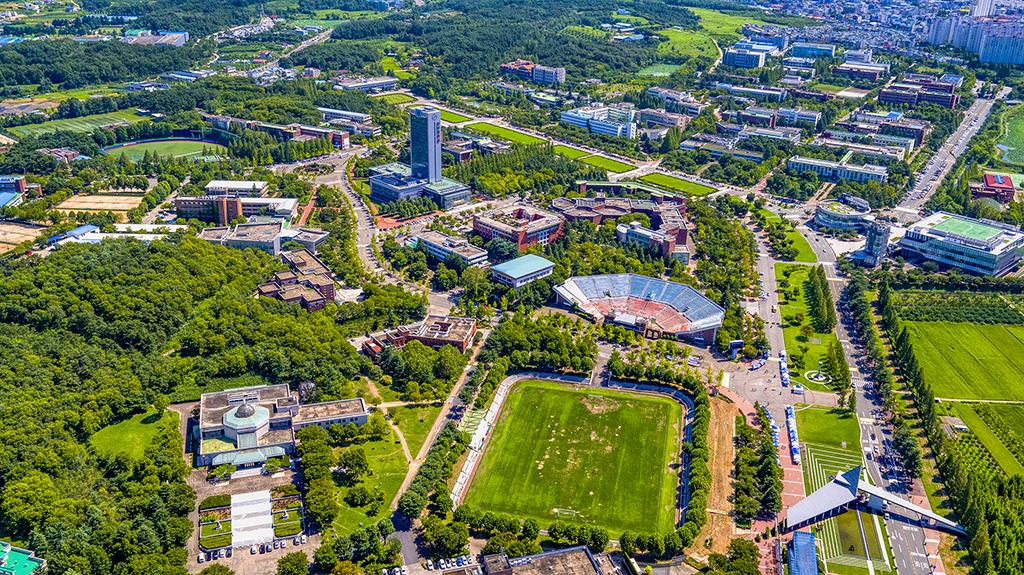
#> input picture 과제3/yu.jpg, 1024 x 575 px
$ python HW3_FeaturePlayer.py
#> lines starting #> are read from the running program, lines starting #| are printed output that depends on the picture
import sys
import numpy as np
import cv2

# 기준 영상 불러오기
src = cv2.imread('yu.jpg', cv2.IMREAD_GRAYSCALE)
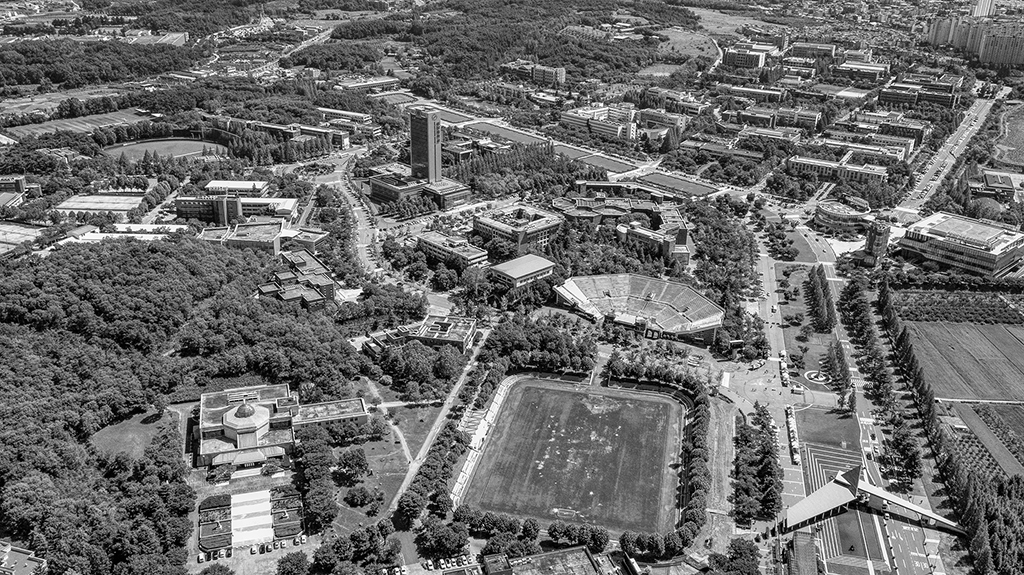
#> src: shape (575, 1024); min 0, max 255, mean 107.8

if src is None:
    print('Image load failed!')
    sys.exit()

# 카메라 장치 열기
cap1 = cv2.VideoCapture(0)

if not cap1.isOpened():
    print('Camera open failed!')
    sys.exit()

# 카메라 프레임 화면에 출력할 동영상 파일 열기
cap2 = cv2.VideoCapture('yu.mp4')

if not cap2.isOpened():
    print('Video load failed!')
    sys.exit()

# TODO: 특징점 알고리즘 객체 생성
detector = cv2.ORB_create()

# 기준 영상에서 특징점 검출 및 기술자 생성
kp1, desc1 = detector.detectAndCompute(src, None)
#> kp1 = 500 keypoints; strongest (x, y, size): (867, 209, 31), (886, 514, 31), (788, 526, 31), (884, 501, 31)

# TODO: 사용하는 매칭 객체 생성
matcher = cv2.BFMatcher(cv2.NORM_HAMMING, crossCheck=True)

while True:
    ret1, frame1 = cap1.read()
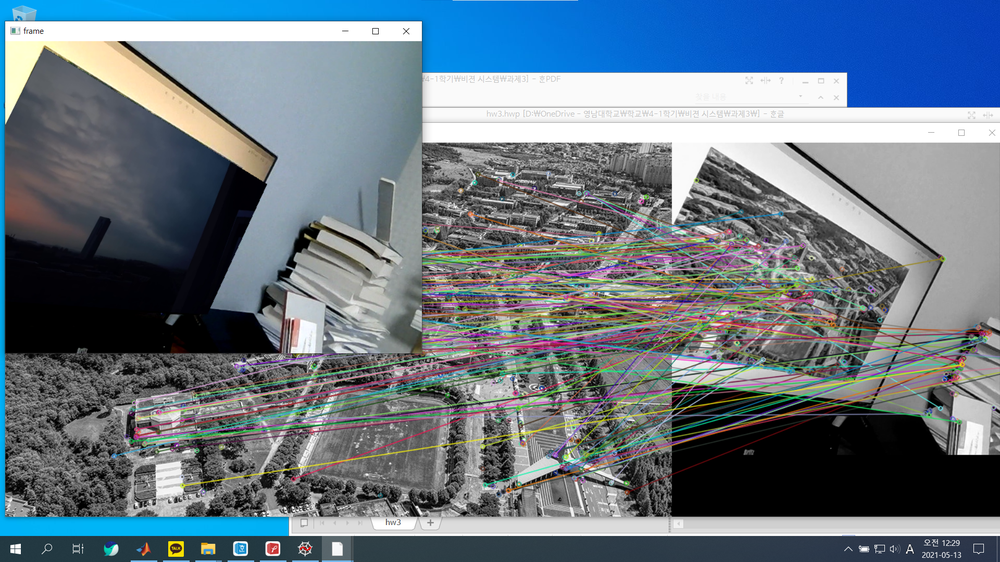
#> input picture 과제3/hw3 img.png, 1000 x 562 px, shrunk from 1920 x 1080 before the run, given in place of the camera
#> frame1 is the input picture: shape (562, 1000, 3); mean B, G, R 131.1, 119.4, 105.6

    if not ret1:
        break

    # 매 프레임마다 특징점 검출 및 기술자 생성
    gray = cv2.cvtColor(frame1, cv2.COLOR_BGR2GRAY)
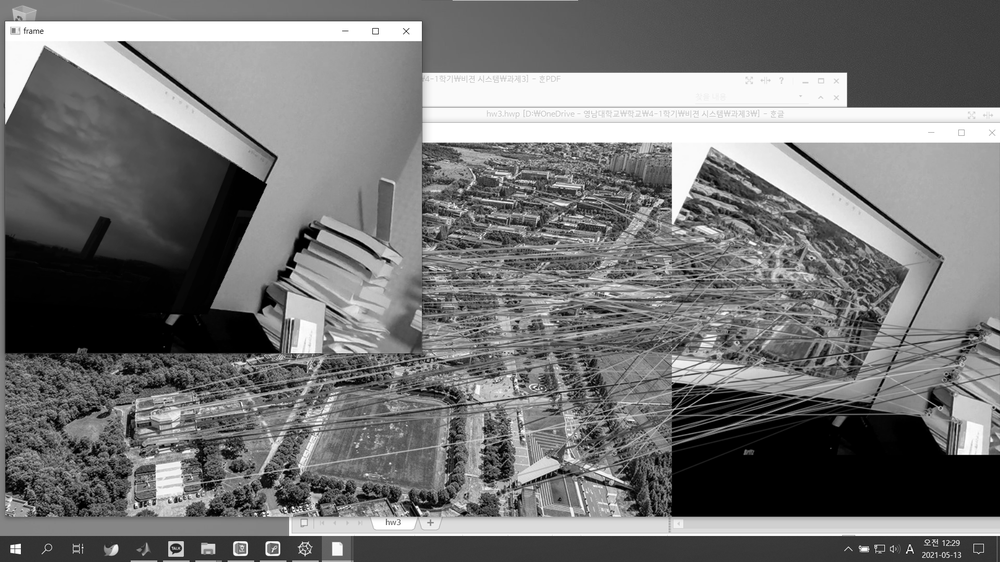
#> gray: shape (562, 1000); min 0, max 255, mean 116.6
    kp2, desc2 = detector.detectAndCompute(gray, None)
#> kp2 = 500 keypoints; strongest (x, y, size): (417, 507, 31), (418, 515, 31), (291, 271, 31), (959, 454, 31)

    # 특징점이 100개 이상 검출될 경우 매칭 수행
    if len(kp2) > 100:
        # TODO: mathcing 하기
        matches = matcher.match(desc1,desc2)
#> matches = 160 matches

        # TODO: 좋은 매칭 선별 (Hint, distance가 가까운 matching들을 고른)
        # TODO: 좋은 매칭들 80개만 선별
        good_matches = sorted(matches, key=lambda x: x.distance)
#> good_matches = 160 matches

        for i in good_matches[:80]:
            idx = i.queryIdx
#> this loop made 80 passes
#> idx on passes 1 to 12: 219, 470, 446, 269, 159, 151, 205, 16, 179, 87, 133, 107


        pts1 = np.array([kp1[m.queryIdx].pt for m in good_matches]).reshape(-1, 1, 2).astype(np.float32)
#> pts1 = 160 rows, first 8: [953.3, 522.7], [193.5, 415.6], [203, 424], [698.4, 73.44], [726, 48], [842.4, 475.2], [554.4, 286.6], [886, 514]
        pts2 = np.array([kp2[m.trainIdx].pt for m in good_matches]).reshape(-1, 1, 2).astype(np.float32)
#> pts2 = 160 rows, first 8: [626, 483], [129.4, 415.5], [136.9, 418.9], [459.6, 189.6], [929.7, 404.4], [404, 510], [957.6, 452.4], [278.7, 276.2]

        # TODO: pts1, pts2로 호모그래피 계산
        H, inliers = cv2.findHomography(pts1, pts2, cv2.RANSAC,5.0)
#> H = [[-0.305, 0.151, 187.2], [-0.723, 0.245, 490.6], [-0.00148, 0.000501, 1]]; inliers = 160 values from 0 to 0

        # TODO: Inlier 개수 확인하기
        inlierstr = []
        for m in inliers:
            if m == True:
                inlierstr.append([m])
#> after the loop, inlierstr = []
        inlier_cnt = len(inlierstr)
#> inlier_cnt = 0

        # Feature matching 개수 확인하기
        dst = cv2.drawMatches(src, kp1, gray, kp2, good_matches, None)
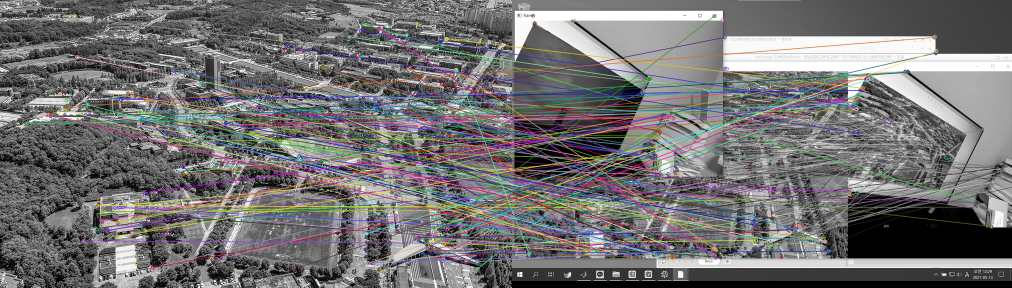
#> dst: shape (575, 2024, 3) (shown at 1/2 size); mean of channels 0, 1, 2 114, 113.2, 114.4; drawn as B, G, R

        # Inlier 개수가 20개 이상이면 로드한 동영상을 투시 변
        if inlier_cnt > 20:
            ret2, frame2 = cap2.read()

            if not ret2:
                break

            h, w = frame1.shape[:2]

            # 비디오 프레임을 투시 변환
            video_warp = cv2.warpPerspective(frame2, H, (w, h))

            white = np.full(frame2.shape[:2], 255, np.uint8)
            white = cv2.warpPerspective(white, H, (w, h))

            # 비디오 프레임을 카메라 프레임에 합성
            cv2.copyTo(video_warp, white, frame1)

    cv2.imshow('frame', frame1)
    cv2.imshow('dst', dst)

    if cv2.waitKey(1) == 27:
#> (key Esc is pressed here)
        break

cap1.release()
cap2.release()
cv2.destroyAllWindows()
